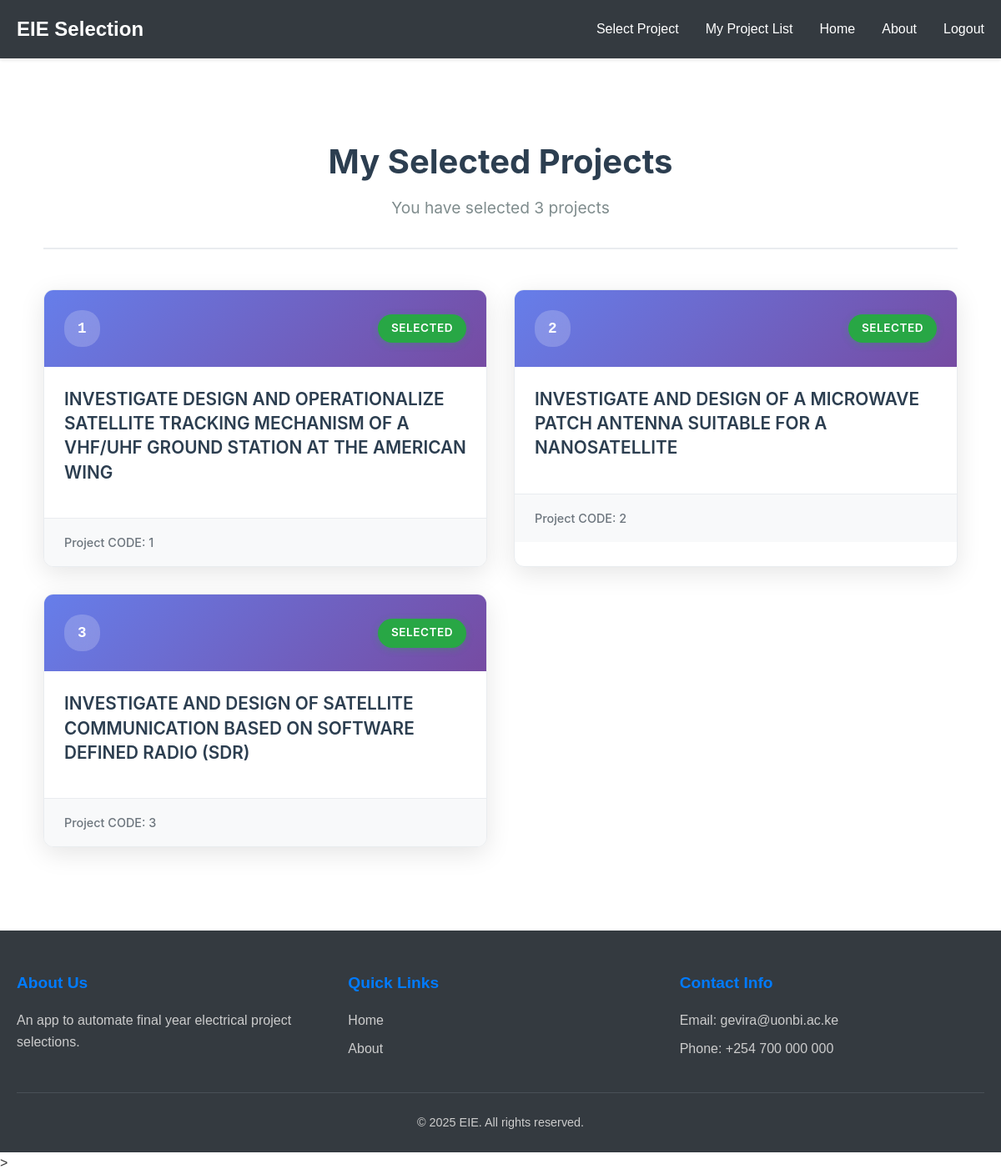
Before: /my-projects/ (signed in) with the older database file.
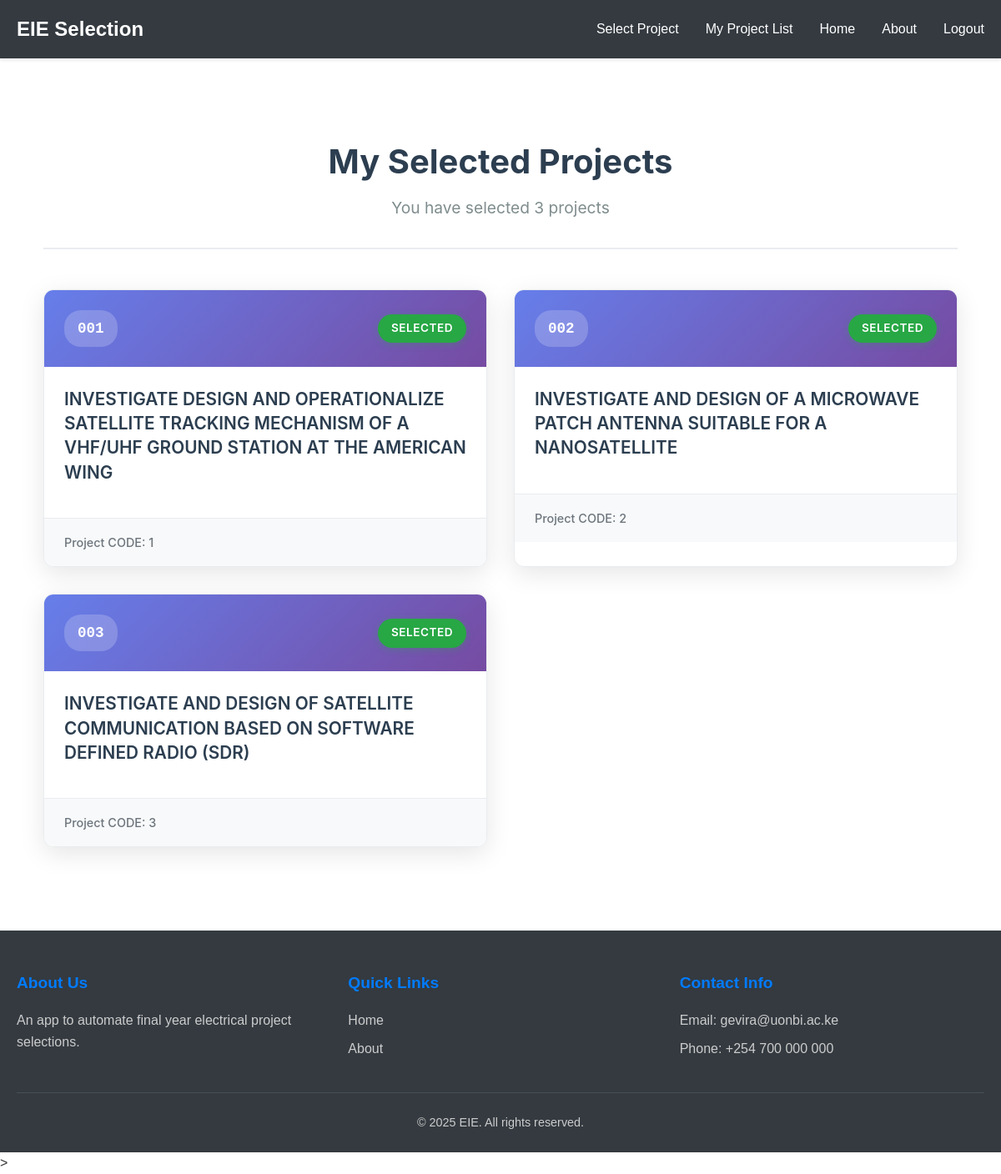
After: the same page with the newer database file.
### base/models.py (models this page shows, shortened)
class Project(models.Model):
    project_title = models.CharField(max_length=255, default='')
    project_number = models.TextField(blank=True, null=True)

### base/views.py (the view)
# urls.py: path('my-projects/', views.user_selected_projects, name='my_projects'),
@login_required
def user_selected_projects(request):
    user_selections = UserProjectSelection.objects.filter(user=request.user)
    selected_projects = [selection.project for selection in user_selections]
    context = {
        'selected_projects': selected_projects,
        'selection_count': len(selected_projects),
    }
    return render(request, 'base/user_selected_projects.html', context)

### base/templates/base/user_selected_projects.html (shortened to what this page needs)
{% extends 'base/base.html'%}
{% block content %}
<div class="selected-projects-container">
    <div class="header-section">
        <h1>My Selected Projects</h1>
        <p class="subtitle">You have selected {{ selection_count }} project{{ selection_count|pluralize }}</p>
    </div>
    {% if selected_projects %}
    <div class="projects-grid">
        {% for project in selected_projects %}
        <div class="project-card">
            <div class="project-header">
                <div class="project-number">{{ project.project_number }}</div>
                <div class="selection-badge">Selected</div>
            </div>
            <div class="project-content">
                <h3 class="project-title">{{ project.project_title }}</h3>
            </div>
            <div class="project-footer">
                <span class="project-info">Project CODE: {{ project.id }}</span>
            </div>
        </div>
        {% endfor %}
    </div>
    {% endif %}
</div>
{% endblock content %}

Changed rows visible on the page:
changed Project id 1: project_number "1" → "001"
changed Project "INVESTIGATE AND DESIGN OF A MICROWAVE PATCH ANTENNA SUITABLE FOR A NANOSATELLITE": project_number "2" → "002"
changed Project id 3: project_number "3" → "003"
